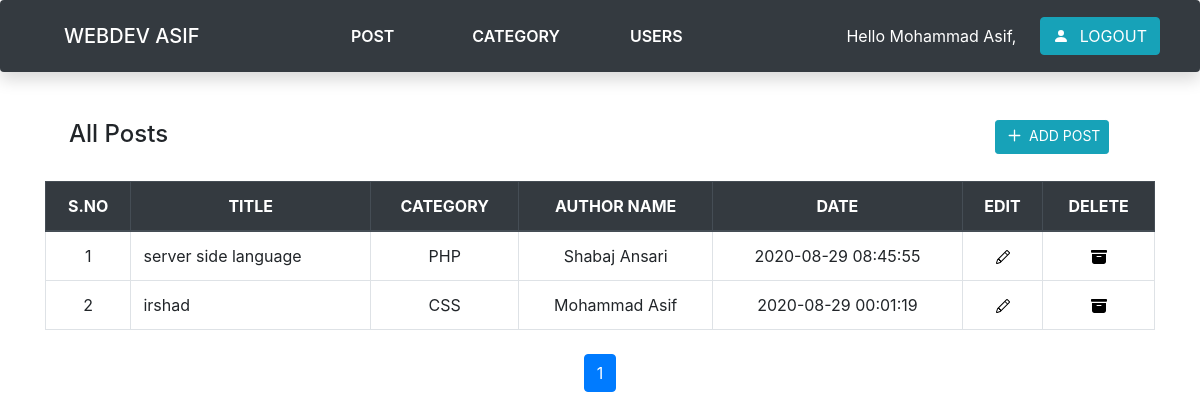
The page /admin/post.php (signed in) on the database its author committed.
### tables this page shows
CREATE TABLE `post` (
  `post_id` int(255) NOT NULL,
  `post_title` text NOT NULL,
  `post_description` text NOT NULL,
  `post_category` varchar(255) NOT NULL,
  `post_image` varchar(255) NOT NULL,
  `post_author` varchar(255) NOT NULL,
  `post_datetime` datetime NOT NULL DEFAULT current_timestamp()
);

### admin/post.php (the view, shortened to what this page needs)
<?php
include 'header.php';
?>
<div class="container my-3">
    <div class="row">
        <div class="col-10">
            <h4 class="ml-4">All Posts</h4>
        </div>
        <div class="col-2">
            <a href="add-post.php" class="btn btn-info btn-sm " role="button" aria-pressed="true">ADD POST</a>
        </div>
    </div>
    <?php
     include 'db_connect.php';
     if(isset($_GET['page'])){
        $page = $_GET['page'];
     }else{
         $page=1;
     }
     $limit = 7;
     $offset  = ($page - 1 ) * $limit;
    $author_name = $_SESSION['user_fullname'];
    $author_role = $_SESSION['user_role'];
    if($author_role == 'Admin'){
    $sql = "SELECT * FROM `POST` ORDER BY `post_id` DESC LIMIT {$offset} , $limit";
    }else{
        $sql = "SELECT * FROM `POST` WHERE `post_author` = '$author_name'  DESC LIMIT {$offset} , $limit";
    }
    $result = mysqli_query($conn, $sql);
    $num = mysqli_num_rows($result);
    if ($num > 0) {
    ?>
    <table class="table  table-hover  table-bordered my-4">
        <thead class="thead-dark text-center">
            <tr>
                <th scope="col">S.NO</th>
                <th scope="col">TITLE</th>
                <th scope="col">CATEGORY</th>
                <th scope="col">AUTHOR NAME</th>
                <th scope="col">DATE</th>
                <th scope="col">EDIT</th>
                <th scope="col">DELETE</th>
            </tr>
        </thead>
        <tbody>
            <?php
                $sno = $offset + 1;
                while ($row = mysqli_fetch_assoc($result)) {
                ?>
            <tr>
                <td class="text-center"><?php echo $sno; ?></td>
                <td><?php echo $row['post_title']; ?></td>
                <td class="text-center"><?php echo $row['post_category']; ?></td>
                <td class="text-center"><?php echo  $row['post_author']; ?></td>
                <td class="text-center"><?php echo $row['post_datetime']; ?></td>
                <td class="text-center">
                    <a
                        href="edit-post.php?id=<?php echo $row['post_id'];?>&category=<?php echo $row['post_category'];?>">
                    </a>
                </td>
                <td class="text-center">
                    <a
                        href="delete-post.php?id=<?php echo $row['post_id'];?>&category=<?php echo $row['post_category'];?>">
                    </a>
                </td>
            </tr>
            <?php
                $sno++; }
            }else{
                echo "no post found";
            }
            ?>
        </tbody>
    </table>
    <nav aria-label="...">
            <ul class="pagination pagination-md justify-content-center">
                <?php
                 include 'db_connect.php';
                 $sql1 = "SELECT * FROM `post`";
                 $result1 = mysqli_query($conn,$sql1);
                 $total_records = mysqli_num_rows($result1);
                 $limit_show_records = 7;
                 $total_pages = ceil($total_records/$limit_show_records);
                 for($i = 1 ; $i <= $total_pages; $i++){
                    if($page == $i){
                        $active = 'active';
                    }else{
                        $active ="";
                    }
                     echo '<li class="page-item '.$active.'"><a class="page-link" href="post.php?page='.$i.'">'.$i.'</a></li>';
                 }
                ?>
            </ul>
        </nav>
</div>

### admin/post.php (style rules this page uses)
.svgAction { color: black; }
#addSvg { margin-right: 4px; margin-bottom: 3px; }

### rows shown on the page
post: post_title "server side language", post_category "PHP", post_author "Shabaj Ansari", post_datetime "2020-08-29 08:45:55"
post: post_title "irshad", post_category "CSS", post_author "Mohammad Asif", post_datetime "2020-08-29 00:01:19"

### other values the page prints
$_SESSION["user_fullname"] "Mohammad Asif"
